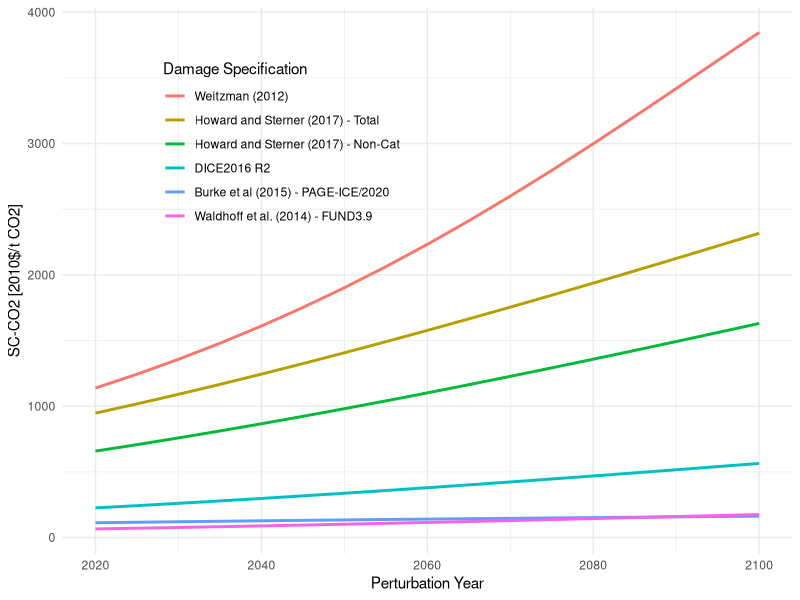
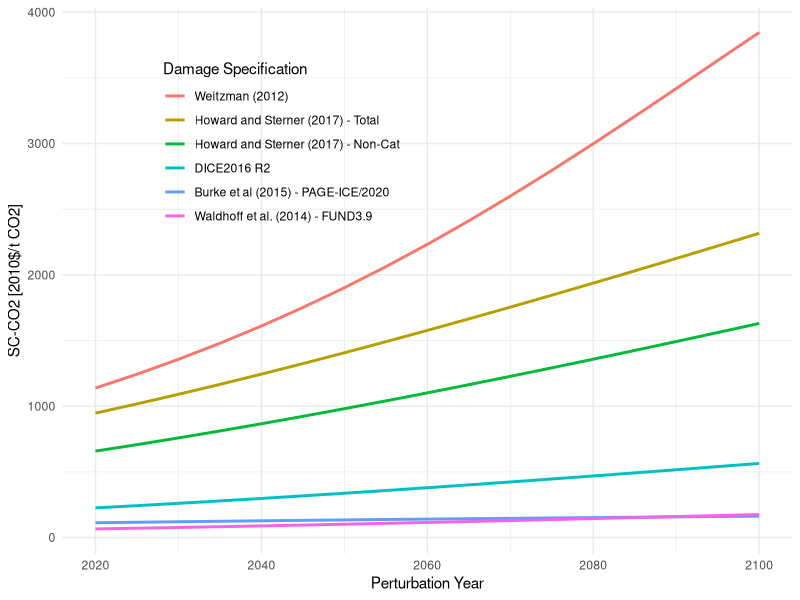

The R script that drew these images, in order:
library(dplyr)
library(ggplot2)

# time periods (5 years per period)
time_horizon = 60

# availability of fossil fuels
fosslim  = 6000      # maximum cumulative extraction fossil fuels (gtc)

# time step
tstep    = 5         # years per period

# preferences
elasmu   = 1.45      # elasticity of marginal utility of consumption
prstp    = .015      # initial rate of social time preference per year

# population and technology
gama     = .300      # capital elasticity in production function
pop0     = 7403      # initial world population 2015 (millions)
popadj   = 0.134     # growth rate to calibrate to 2050 pop projection
popasym  = 11500     # asymptotic population (millions)
dk       = .100      # depreciation rate on capital (per year)
q0       = 105.5     # initial world gross output 2015 (trill 2010 usd)
k0       = 223       # initial capital value 2015 (trill 2010 usd)
a0       = 5.115     # initial level of total factor productivity
ga0      = 0.076     # initial growth rate for tfp per 5 years
dela     = 0.005     # decline rate of tfp per 5 years
s        = 0.2       # savings rate

# emissions parameters
gsigma1  = -0.0152   # initial growth of sigma (per year)
dsig     = -0.001    # decline rate of decarbonization (per period)
eland0   = 2.6       # carbon emissions from land 2015 (gtco2 per year)
deland   = .115      # decline rate of land emissions (per period)
e0       = 35.85     # industrial emissions 2015 (gtco2 per year)
miu0     = .03       # initial emissions control rate for base case 2015

# carbon cycle
# initial conditions
mat0     = 851       # initial concentration in atmosphere 2015 (gtc)
mu0      = 460       # initial concentration in upper strata 2015 (gtc)
ml0      = 1740      # initial concentration in lower strata 2015 (gtc)
mateq    = 588       # equilibrium concentration atmosphere  (gtc)
mueq     = 360       # equilibrium concentration in upper strata (gtc)
mleq     = 1720      # equilibrium concentration in lower strata (gtc)

# flow paramaters
b12      = .12       # carbon cycle transition matrix
b23      = 0.007     # carbon cycle transition matrix

# these are for declaration and are defined later
# b11      carbon cycle transition matrix
# b21      carbon cycle transition matrix
# b22      carbon cycle transition matrix
# b32      carbon cycle transition matrix
# b33      carbon cycle transition matrix
# sig0     carbon intensity 2010 (kgco2 per output 2005 usd 2010)

# climate model parameters
t2xco2   = 3.1       # equilibrium temp impact (oc per doubling co2)
fex0     = 0.5       # 2015 forcings of non-co2 ghg (wm-2)
fex1     = 1.0       # 2100 forcings of non-co2 ghg (wm-2)
tocean0  = .0068     # initial lower stratum temp change (c from 1900)
tatm0    = 0.85      # initial atmospheric temp change (c from 1900)
c1       = 0.1005    # climate equation coefficient for upper level
c3       = 0.088     # transfer coefficient upper to lower stratum
c4       = 0.025     # transfer coefficient for lower level
fco22x   = 3.6813    # forcings of equilibrium co2 doubling (wm-2)

# climate damage parameters
a1       = 0         # damage intercept
a2       = 0.00236   # damage quadratic term
a3       = 2.00      # damage exponent
a4       = 5.07e-6   # Weitzman damage term
a5       = 6.754     # damage exponent Weitzman 2012

# abatement cost
expcost2 = 2.6       # exponent of control cost function
pback    = 550       # cost of backstop 2010$ per tco2 2015
gback    = .025      # initial cost decline backstop cost per period
limmiu   = 1.2       # upper limit on control rate after 2150
tnopol   = 45        # period before which no emissions controls base
cprice0  = 2         # initial base carbon price (2010$ per tco2)
gcprice  = .02       # growth rate of base carbon price per year

# scaling and inessential parameters
# note that these are unnecessary for the calculations
# they ensure that mu of first period's consumption =1 and pv cons = pv utilty
scale1   = 0.0302455265681763   # multiplicative scaling coefficient
scale2   = -10993.704     # additive scaling coefficient

# parameters
# l[t]          level of population and labor
# al[t]         level of total factor productivity
# sigma[t]      co2-equivalent-emissions output ratio
# rr[t]         average utility social discount rate
# ga[t]         growth rate of productivity from
# forcoth[t]    exogenous forcing for other greenhouse gases
# gl[t]         growth rate of labor
# gcost1        growth of cost factor
# gsig[t]       change in sigma (cumulative improvement of energy efficiency)
# etree[t]      emissions from deforestation
# cumetree[t]   cumulative from land
# cost1[t]      adjusted cost for backstop
# lam           climate model parameter
# gfacpop[t]    growth factor population
# pbacktime[t]  backstop price
# optlrsav      optimal long-run savings rate used for transversality
# scc[t]        social cost of carbon
# cpricebase[t] carbon price in base case
# photel[t]     carbon price under no damages (hotelling rent condition)
# ppm[t]        atmospheric concentrations parts per million
# atfrac[t]     atmospheric share since 1850
# atfrac2010[t]     atmospheric share since 2010 ;

# parameters for long-run consistency of carbon cycle
b11 = 1 - b12
b21 = b12*mateq/mueq
b22 = 1 - b21 - b23
b32 = b23*mueq/mleq
b33 = 1 - b32

# further definitions of parameters
a20 = a2
sig0 = e0/(q0*(1-miu0))
lam = fco22x/t2xco2

#
ga = ga0*exp(-dela*5*(0:(time_horizon-1)))

#
etree = eland0*(1-deland)^(0:(time_horizon-1))

#
forcoth = array(fex0+(1/17)*(fex1-fex0),time_horizon)
forcoth[-(1:17)] = (fex1-fex0)

pbacktime = pback*(1-gback)^(0:(time_horizon-1))

l = array(pop0,time_horizon)
al = array(a0,time_horizon)
gsig = array(gsigma1,time_horizon)
sigma = array(sig0,time_horizon)
cumetree = array(100,time_horizon)
cost1 = array(pback*sig0/expcost2/1000,time_horizon)

for (t in 2:time_horizon) {

  l[t] = l[t-1]*(popasym/l[t-1])^popadj

  al[t] = al[t-1]/(1-ga[t-1])

  gsig[t] = gsig[t-1]*(1+dsig)^tstep

  sigma[t] = sigma[t-1]*exp(gsig[t-1]*tstep)

  cost1[t] = pbacktime[t]*sigma[t]/expcost2/1000

}

# set the baseline emission controls to match DICE2016 R2
cpricebase = cprice0*(1+gcprice)^((0:(time_horizon-1))*5)
miu = (cpricebase/pbacktime)^(1/(expcost2-1))
miu[(tnopol+1):length(miu)] = limmiu



run_dice = function(perturbation_year=-1,damfun) {

  # variables
  # damfrac[t]      damages as fraction of gross output
  # ygross[t]       gross world product gross of abatement and damages (trillions 2005 usd per year)
  # ynet[t]         output net of damages equation (trillions 2005 usd per year)
  # abatecost[t]    cost of emissions reductions  (trillions 2005 usd per year)
  # y[t]            gross world product net of abatement and damages (trillions 2005 usd per year)
  # i[t]            investment (trillions 2005 usd per year)
  # c[t]            consumption (trillions 2005 us dollars per year)
  # k[t]            capital stock (trillions 2005 us dollars)
  # eind[t]         industrial emissions (gtco2 per year)
  # e[t]            total co2 emissions (gtco2 per year)
  # cca[t]          cumulative industrial carbon emissions (gtc)
  # forc[t]         increase in radiative forcing (watts per m2 from 1900)
  # mat[t]          carbon concentration increase in atmosphere (gtc from 1750)
  # ml[t]           carbon concentration increase in lower oceans (gtc from 1750)
  # mu[t]           carbon concentration increase in shallow oceans (gtc from 1750)
  # tatm[t]         increase temperature of atmosphere (degrees c from 1900)
  # tocean[t]       increase temperatureof lower oceans (degrees c from 1900)
  # miu[t]          emission control rate ghgs

  # intialize space for state variables and set starting values
  damfrac   = array(NA,      time_horizon)
  ygross    = array(NA,      time_horizon)
  ynet      = array(NA,      time_horizon)
  abatecost = array(NA,      time_horizon)
  y         = array(NA,      time_horizon)
  i         = array(NA,      time_horizon)
  c         = array(NA,      time_horizon)
  k         = array(k0,      time_horizon)
  eind      = array(NA,      time_horizon)
  e         = array(NA,      time_horizon)
  cca       = array(400,     time_horizon)
  forc      = array(NA,      time_horizon)
  mat       = array(mat0,    time_horizon)
  ml        = array(ml0,     time_horizon)
  mu        = array(mu0,     time_horizon)
  tatm      = array(tatm0,   time_horizon)
  tocean    = array(tocean0, time_horizon)

  #
  for (t in 1:time_horizon) {

    # equation for damage fraction
    if (missing(damfun)) {
      damfrac[t] = a1*tatm[t]+a2*tatm[t]^a3
    }
    else if (damfun=="Weitzman") {
      # damfrac[t] = ifelse(a1*tatm[t]+a2*tatm[t]^a3+a4*tatm[t]^a5<1,a1*tatm[t]+a2*tatm[t]^a3+a4*tatm[t]^a5,1)
      damfrac[t] = (a1*tatm[t]+a2*tatm[t]^a3+a4*tatm[t]^a5)/(1+a1*tatm[t]+a2*tatm[t]^a3+a4*tatm[t]^a5)
      
    }

    # output gross equation
    ygross[t] = (al[t]*(l[t]/1000)^(1-gama))*(k[t]^gama)

    # output net of damages equation
    ynet[t] = ygross[t]*(1-damfrac[t])

    # cost of emissions reductions equation
    abatecost[t] = ygross[t]*cost1[t]*miu[t]^expcost2

    # output net equation
    y[t] = ynet[t]-abatecost[t]

    # savings rate equation
    i[t] = s*y[t]

    # consumption equation
    c[t] = y[t]-i[t]

    # capital balance equation
    k[t+1] = (1-dk)^tstep*k[t]+tstep*i[t]

    # industrial emissions
    eind[t] = sigma[t]*ygross[t]*(1-(miu[t]))

    if (perturbation_year==(2015+t*tstep))
      eind[t] = eind[t]+1

    # emissions equation
    e[t] = eind[t]+etree[t]

    # cumulative industrial carbon emissions
    cca[t+1] = cca[t]+eind[t]*5/3.666

    # atmospheric concentration equation
    mat[t+1] = mat[t]*b11+mu[t]*b21+e[t]*(5/3.666)

    # lower ocean concentration
    ml[t+1] = ml[t]*b33+mu[t]*b23

    # shallow ocean concentration
    mu[t+1] = mat[t]*b12+mu[t]*b22+ml[t]*b32

    # radiative forcing equation
    forc[t+1] = fco22x*((log((mat[t+1]/588.000))/log(2)))+forcoth[t+1]

    # temperature-climate equation for atmosphere
    tatm[t+1] = tatm[t]+c1*(forc[t+1]-(fco22x/t2xco2)*tatm[t]-c3*(tatm[t]-tocean[t]))

    # temperature-climate equation for lower oceans
    tocean[t+1] = tocean[t]+c4*(tatm[t]-tocean[t])

  }

  return(c)

}

get_scc = function(perturbation_year,discount_rate=.02,damfun) {

  # equation for damage fraction
  if (missing(damfun)) {
    c_base = run_dice()
    c_perturb = run_dice(perturbation_year)
  }
  else if (damfun=="Weitzman") {
    c_base = run_dice(damfun="Weitzman")
    c_perturb = run_dice(perturbation_year,damfun="Weitzman")
  }

  c_diff = (c_base-c_perturb)[-(1:((perturbation_year-2015)/tstep))]

  data.frame(year=perturbation_year,
             scc=sum(c_diff*tstep/(1+discount_rate)^(0:(length(c_diff)-1)*tstep))*1e12/1e9/5)

}



get_scc_path = function(damfun,years=seq(2020,2100,by=5)) {
  if (missing(damfun)) {
    results = NULL
    for (year in years)
    results = rbind(results,get_scc(year))
    return(results)
  }
  else if (damfun=="Weitzman") {
    results = NULL
    for (year in years)
    results = rbind(results,get_scc(year,damfun='Weitzman'))
    return(results)
  }
}


results = get_scc_path() %>%
          mutate(Damages="DICE2016 R2")

# howard and sterner (2017) prefered specification
# cofficient estimates and standard errors (table 2 specification (4))
# t2       0.595 (0.190)
# cat_t2   0.260 (0.267)
# prod_t2  0.113 (0.125)
#
# Non-catastrophic damage excluding productivity: 0.5950*1.25
# Non-catastrophic and catastrophic excluding productivity: 0.5950*1.25+0.260
# Total Damages including productivity: (0.5950+0.113)*1.25+0.260

a2 = (0.5950*1.25)/100
temp = get_scc_path() %>%
       mutate(Damages="Howard and Sterner (2017) - Non-Cat")
results = rbind(results,temp)

a2 = ((0.5950+0.113)*1.25+0.260)/100
temp = get_scc_path() %>%
       mutate(Damages="Howard and Sterner (2017) - Total")
results = rbind(results,temp)

a1 = 0.0127
a2 = -0.0005
temp = get_scc_path() %>%
  mutate(Damages="Burke et al (2015) - PAGE-ICE/2020")
results = rbind(results,temp)

a1 = -0.001126
a2 = 0.000818
temp = get_scc_path() %>%
  mutate(Damages="Waldhoff et al. (2014) - FUND3.9")
results = rbind(results,temp)

a1 = 0
a2 = 0.00236
temp = get_scc_path(damfun='Weitzman') %>%
  mutate(Damages="Weitzman (2012)")
results = rbind(results,temp)


results$Damages  <- with(results,reorder(Damages,-scc))

ggplot(results)+
  geom_line(aes(x=year,y=scc,color=Damages),size=1)+
  labs(x="Perturbation Year",y="SC-CO2 [2010$/t CO2]")+
      guides(color=guide_legend(title="Damage Specification"))+
      theme_minimal() + theme(legend.position  = c(.3,.75))

ggsave("scc_plot.png",device="png")
